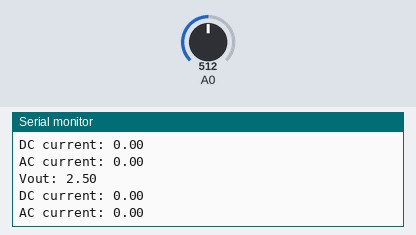
Recording of a sketch running on a simulated Arduino Mega 2560, built with avr-gcc and run on an emulated ATmega2560. Shown: the last lines printed to the serial monitor. The test bench sets the inputs (shaded band); at power-on: A0 = 512.

Above: at 1.2 s.
1.3 s: A0 set to 716
At 1.9 s:
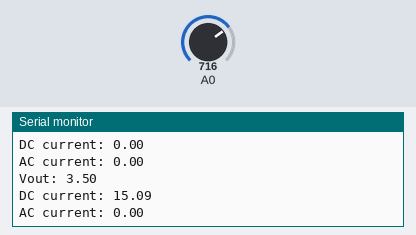
2.8 s: A0 set to 900
At 3.46 s:
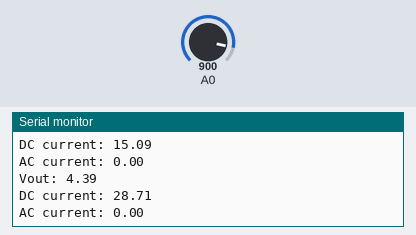
Timing chart, 0 to 5.8 s (numbered marks = the images above; inputs shaded):
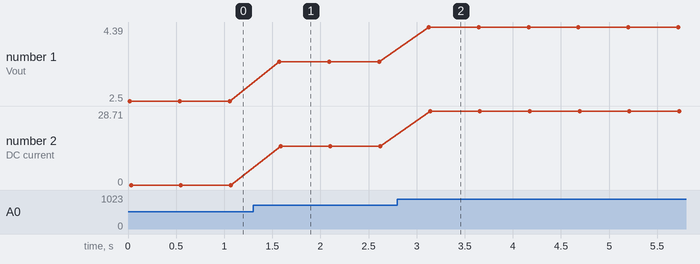

Measured:
- after the input at 1.3 s, the serial monitor: prints a new line after 0.27 s (image 1)
- after the input at 2.8 s, the serial monitor: prints a new line after 0.33 s (image 2)
- plotted number 1: 2.5 → 3.5 after the input at 1.3 s, 3.5 → 4.39 after the input at 2.8 s
- plotted number 2: 0 → 15.09 after the input at 1.3 s, 15.09 → 28.71 after the input at 2.8 s

The sketch:

main.ino
```cpp
#include <Arduino.h>
#include <WCS1800.h>

WCS1800 currentSensor(0,0.066,2.5,60);

void setup()
{
  Serial.begin(9600);
  currentSensor.calibrate();
}

void loop()
{
  float Voltage = currentSensor.getVout();
  float Idc = currentSensor.getDC(Voltage);
  float Iac = currentSensor.getAC();
  Serial.println(String("Vout: ")+Voltage);
  Serial.println(String("DC current: ")+Idc);
  Serial.println(String("AC current: ")+Iac);
  delay(500);
}
```
